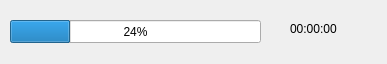
<?xml version="1.0" encoding="UTF-8"?>
<ui version="4.0">
 <class>progressDialog</class>
 <widget class="QDialog" name="progressDialog">
  <property name="geometry">
   <rect>
    <x>0</x>
    <y>0</y>
    <width>387</width>
    <height>64</height>
   </rect>
  </property>
  <property name="sizePolicy">
   <sizepolicy hsizetype="Maximum" vsizetype="Preferred">
    <horstretch>0</horstretch>
    <verstretch>0</verstretch>
   </sizepolicy>
  </property>
  <property name="windowTitle">
   <string>Download Progress</string>
  </property>
  <property name="windowIcon">
   <iconset resource="icons.qrc">
    <normaloff>:/SR_icon.png</normaloff>:/SR_icon.png</iconset>
  </property>
  <widget class="QProgressBar" name="progress">
   <property name="geometry">
    <rect>
     <x>10</x>
     <y>20</y>
     <width>251</width>
     <height>23</height>
    </rect>
   </property>
   <property name="value">
    <number>24</number>
   </property>
  </widget>
  <widget class="QLabel" name="time">
   <property name="geometry">
    <rect>
     <x>290</x>
     <y>20</y>
     <width>81</width>
     <height>17</height>
    </rect>
   </property>
   <property name="text">
    <string>00:00:00</string>
   </property>
  </widget>
 </widget>
 <resources>
  <include location="icons.qrc"/>
 </resources>
 <connections/>
</ui>
